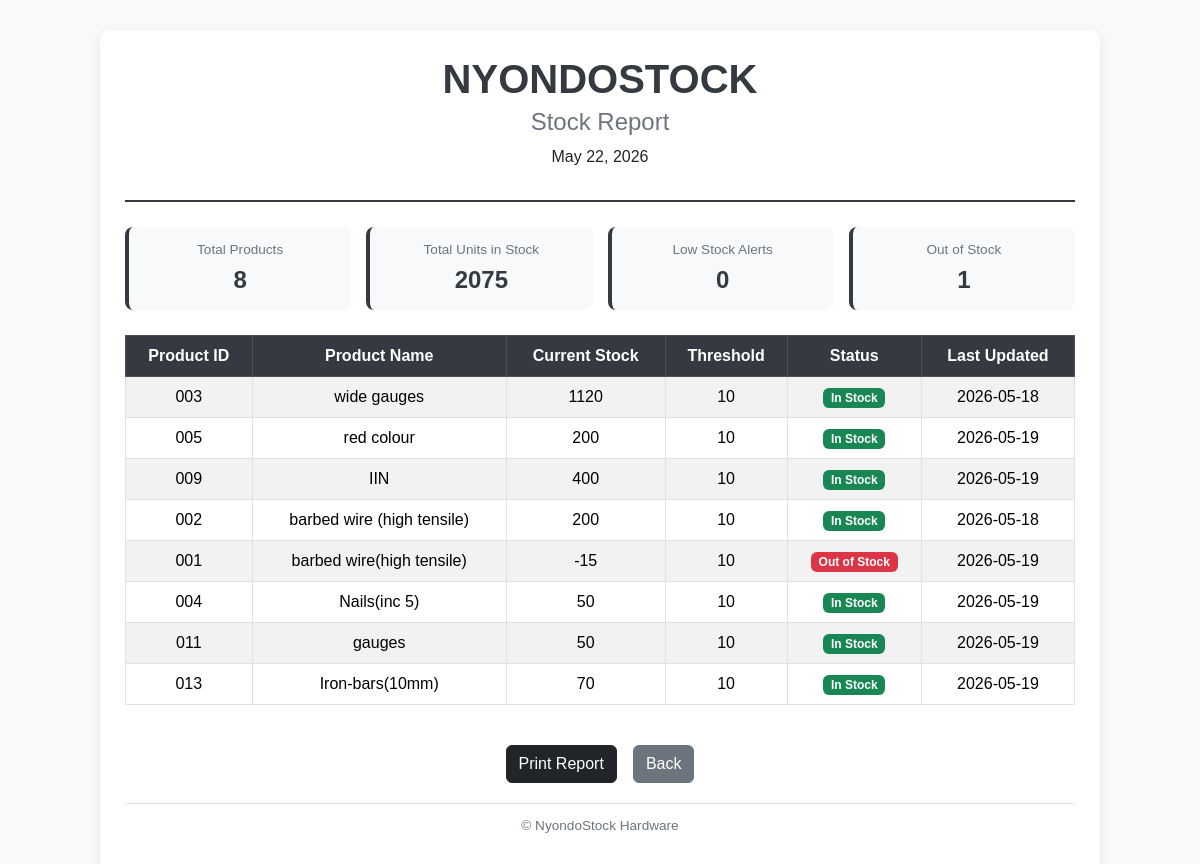
Screenshot of /stock/report/ with the database file from the repository.
### nyondoapp/models.py (models this page shows, shortened)
class Product(models.Model):
    product_id = models.CharField(max_length=50, unique=True)
    product_name = models.CharField(max_length=100)
    buying_price = models.IntegerField()
    current_stock = models.IntegerField(default=0)
    threshold = models.IntegerField(default=10)
    last_updated = models.DateField(auto_now=True)

### nyondoapp/views.py (the view)
# urls.py: path('stock/report/', views.stock_report, name='stock_report'),
def stock_report(request):
    products = Product.objects.all()
    total_products = products.count()
    total_units = 0
    low_stock_count = 0
    out_of_stock = 0
    for product in products:
        total_units += product.current_stock
        if product.current_stock <= 0:
            out_of_stock += 1
        elif product.current_stock < product.threshold:
            low_stock_count += 1
    context = {
        'products': products,
        'total_products': total_products,
        'total_units': total_units,
        'low_stock_count': low_stock_count,
        'out_of_stock': out_of_stock,
    }
    return render(request, 'stock/stock_report.html', context)

### nyondoapp/templates/stock/stock_report.html (shortened to what this page needs)
<!doctype html>
<html lang="en">
<head>
  <link href="https://cdn.jsdelivr.net/npm/bootstrap@5.3.8/dist/css/bootstrap.min.css" rel="stylesheet" />
</head>
<body>
  <div class="report-container">
    <div class="header">
      <h1>NYONDOSTOCK</h1>
      <h4>Stock Report</h4>
      <p>{% now "F j, Y" %}</p>
    </div>
    <div class="summary-grid">
      <div class="summary-card">
        <h6>Total Products</h6>
        <h3>{{ total_products|default:"0" }}</h3>
      </div>
      <div class="summary-card">
        <h6>Total Units in Stock</h6>
        <h3>{{ total_units|default:"0" }}</h3>
      </div>
      <div class="summary-card">
        <h6>Low Stock Alerts</h6>
        <h3>{{ low_stock_count|default:"0" }}</h3>
      </div>
      <div class="summary-card">
        <h6>Out of Stock</h6>
        <h3>{{ out_of_stock|default:"0" }}</h3>
      </div>
    </div>
    <div class="table-responsive">
      <table class="table table-bordered table-striped">
        <thead class="table-dark">
          <tr>
            <th>Product ID</th>
            <th>Product Name</th>
            <th>Current Stock</th>
            <th>Threshold</th>
            <th>Status</th>
            <th>Last Updated</th>
          </tr>
        </thead>
        <tbody>
          {% for product in products %}
          <tr>
            <td>{{ product.product_id }}</td>
            <td>{{ product.product_name }}</td>
            <td>{{ product.current_stock }}</td>
            <td>{{ product.threshold }}</td>
            <td>
              {% if product.current_stock <= 0 %}
                <span class="badge bg-danger">Out of Stock</span>
              {% elif product.current_stock < product.threshold %}
                <span class="badge bg-warning">Low Stock</span>
              {% else %}
                <span class="badge bg-success">In Stock</span>
              {% endif %}
            </td>
            <td>{{ product.last_updated|date:"Y-m-d" }}</td>
          </tr>
          {% empty %}
          <tr>
            <td colspan="6" class="text-center text-muted">No products found.</td>
          </tr>
          {% endfor %}
        </tbody>
      </table>
    </div>
    <div class="no-print d-flex justify-content-center gap-3 mt-4">
      <button class="btn btn-dark" onclick="window.print()">Print Report</button>
      <button class="btn btn-secondary" onclick="window.history.back()">Back</button>
    </div>
    <div class="report-footer">
      <p>&copy; NyondoStock Hardware</p>
    </div>
  </div>
</body>
</html>

### nyondoapp/templates/stock/stock_report.html (style rules this page uses)
body { background: #f8f9fa; font-family: Arial, Helvetica, sans-serif; }
.report-container { max-width: 1000px; margin: 30px auto; background: white; border-radius: 10px; box-shadow: 0 4px 12px rgba(0, 0, 0, 0.08); padding: 25px; }
.header { text-align: center; margin-bottom: 25px; border-bottom: 2px solid #343a40; padding-bottom: 15px; }
.header h1 { color: #343a40; font-weight: bold; margin-bottom: 5px; }
.header h4 { color: #6c757d; }
.summary-grid { display: grid; grid-template-columns: repeat(auto-fit, minmax(150px, 1fr)); gap: 15px; margin-bottom: 25px; }
.summary-card { background: #f8f9fa; padding: 15px; border-radius: 8px; text-align: center; border-left: 4px solid #343a40; }
.summary-card h6 { color: #6c757d; margin-bottom: 8px; font-size: 0.85rem; }
.summary-card h3 { color: #343a40; font-weight: bold; margin-bottom: 0; font-size: 1.5rem; }
table thead th { background-color: #343a40 !important; color: white !important; text-align: center; }
table td { vertical-align: middle; text-align: center; }
.report-footer { margin-top: 20px; padding-top: 12px; border-top: 1px solid #dee2e6; text-align: center; color: #6c757d; font-size: 0.85rem; }

### rows the page displays
Product: product_id "003", product_name "wide gauges", current_stock "1120", threshold "10", shows "In Stock", last_updated "2026-05-18"
Product: product_id "005", product_name "red colour", current_stock "200", threshold "10", shows "In Stock", last_updated "2026-05-19"
Product: product_id "009", product_name "IIN", current_stock "400", threshold "10", shows "In Stock", last_updated "2026-05-19"
Product: product_id "002", product_name "barbed wire (high tensile)", current_stock "200", threshold "10", shows "In Stock", last_updated "2026-05-18"
Product: product_id "001", product_name "barbed wire(high tensile)", current_stock "-15", threshold "10", shows "Out of Stock", last_updated "2026-05-19"
Product: product_id "004", product_name "Nails(inc 5)", current_stock "50", threshold "10", shows "In Stock", last_updated "2026-05-19"
Product: product_id "011", product_name "gauges", current_stock "50", threshold "10", shows "In Stock", last_updated "2026-05-19"
Product: product_id "013", product_name "Iron-bars(10mm)", current_stock "70", threshold "10", shows "In Stock", last_updated "2026-05-19"

### other values shown
{{ total_products|default:"0" }} "8"
{{ total_units|default:"0" }} "2075"
{{ low_stock_count|default:"0" }} "0"
{{ out_of_stock|default:"0" }} "1"
